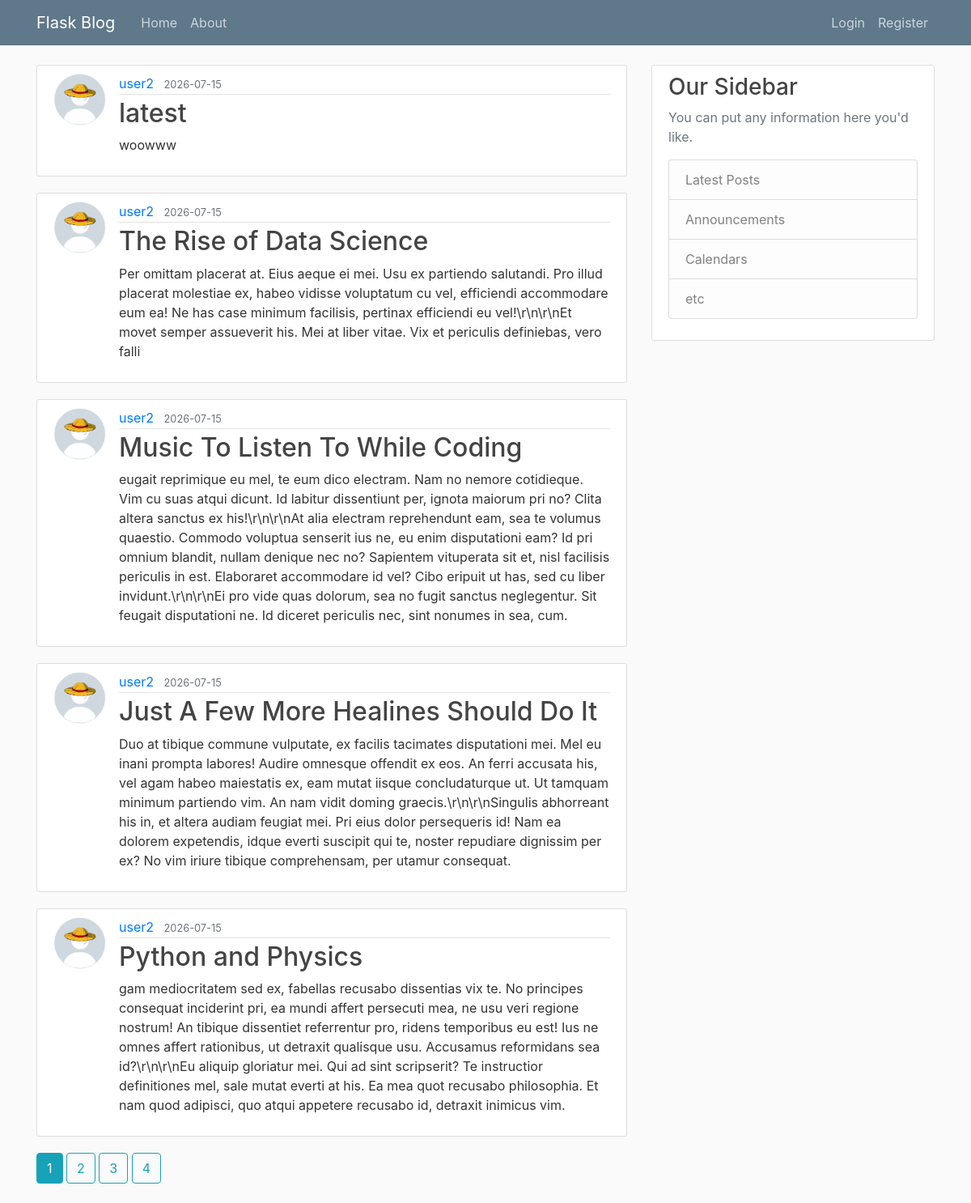
The page /home on the database its author committed.
### flaskblog/models.py (models this page shows, shortened)
class Post(db.Model):
    id = db.Column(db.Integer,primary_key = True)
    title = db.Column(db.String(100),nullable = False)
    date_posted = db.Column(db.DateTime,nullable=False,default=datetime.utcnow)
    content = db.Column(db.Text,nullable = False)
    user_id = db.Column(db.Integer, db.ForeignKey('user.id'), nullable=False)

class User(db.Model,UserMixin):
    id = db.Column(db.Integer,primary_key=True)
    username = db.Column(db.String(20),unique=True,nullable = False)
    email = db.Column(db.String(120),unique=True,nullable = False)
    image_file = db.Column(db.String(30),nullable = False, default = 'default.jpg')
    password = db.Column(db.String(100),nullable = False)
    posts = db.relationship('Post',backref='author',lazy = True)

### flaskblog/main/routes.py (the view)
@main.route("/")
@main.route("/home")
def home():
    page = request.args.get('page', 1, type=int)
    posts = Post.query.order_by(Post.date_posted.desc()).paginate(page=page, per_page=5)
    return render_template('home.html', posts=posts)

### flaskblog/templates/home.html
{% extends "layout.html" %}
{% block content %}
    {% for post in posts.items %}
        <article class="media content-section">
          <img class="rounded-circle article-img" src="{{ url_for('static', filename='profile_pics/' + post.author.image_file) }}">
          <div class="media-body">
            <div class="article-metadata">
              <a class="mr-2" href="{{ url_for('users.user_posts', username=post.author.username) }}">{{ post.author.username }}</a>
              <small class="text-muted">{{ post.date_posted.strftime('%Y-%m-%d') }}</small>
            </div>
            <h2><a class="article-title" href="{{ url_for('posts.post', post_id=post.id) }}">{{ post.title }}</a></h2>
            <p class="article-content">{{ post.content }}</p>
          </div>
        </article>
    {% endfor %}
    {% for page_num in posts.iter_pages(left_edge=1, right_edge=1, left_current=1, right_current=2) %}
      {% if page_num %}
        {% if posts.page == page_num %}
          <a class="btn btn-info mb-4" href="{{ url_for('main.home', page=page_num) }}">{{ page_num }}</a>
        {% else %}
          <a class="btn btn-outline-info mb-4" href="{{ url_for('main.home', page=page_num) }}">{{ page_num }}</a>
        {% endif %}
      {% else %}
        ...
      {% endif %}
    {% endfor %}
{% endblock content %}

### flaskblog/static/main.css (style rules this page uses)
body { background: #fafafa; color: #333333; margin-top: 5rem; }
h1, h2, h3, h4, h5, h6 { color: #444444; }
.content-section { background: #ffffff; padding: 10px 20px; border: 1px solid #dddddd; border-radius: 3px; margin-bottom: 20px; }
.article-title { color: #444444; }
.article-content { white-space: pre-line; }
.article-img { height: 65px; width: 65px; margin-right: 16px; }
.article-metadata { padding-bottom: 1px; margin-bottom: 4px; border-bottom: 1px solid #e3e3e3 }

### rows shown on the page
Post: image_file (placeholder picture), author.username "user2", date_posted "2026-07-15", title "latest", content "woowww"
Post: image_file (placeholder picture), author.username "user2", date_posted "2026-07-15", title "The Rise of Data Science", content "Per omittam placerat at. Eius aeque ei mei. Usu ex partiendo salutandi. Pro illud placerat molestiae ex, habeo vidisse voluptatum cu vel, efficiendi accommodare eum ea! Ne has case minimum facilisis, pertinax efficiendi eu vel!\\r\\n\\r\\nEt movet semper assueverit his. Mei at liber vitae. Vix et periculis definiebas, vero falli"
Post: image_file (placeholder picture), author.username "user2", date_posted "2026-07-15", title "Music To Listen To While Coding", content "eugait reprimique eu mel, te eum dico electram. Nam no nemore cotidieque. Vim cu suas atqui dicunt. Id labitur dissentiunt per, ignota maiorum pri no? Clita altera sanctus ex his!\\r\\n\\r\\nAt alia electram reprehendunt eam, sea te volumus quaestio. Commodo voluptua senserit ius ne, eu enim disputationi eam? Id pri omnium blandit, nullam denique nec no? Sapientem vituperata sit et, nisl facilisis periculis in est. Elaboraret accommodare id vel? Cibo eripuit ut has, sed cu liber invidunt.\\r\\n\\r\\nEi pro vide quas dolorum, sea no fugit sanctus neglegentur. Sit feugait disputationi ne. Id diceret periculis nec, sint nonumes in sea, cum."
Post: image_file (placeholder picture), author.username "user2", date_posted "2026-07-15", title "Just A Few More Healines Should Do It", content "Duo at tibique commune vulputate, ex facilis tacimates disputationi mei. Mel eu inani prompta labores! Audire omnesque offendit ex eos. An ferri accusata his, vel agam habeo maiestatis ex, eam mutat iisque concludaturque ut. Ut tamquam minimum partiendo vim. An nam vidit doming graecis.\\r\\n\\r\\nSingulis abhorreant his in, et altera audiam feugiat mei. Pri eius dolor persequeris id! Nam ea dolorem expetendis, idque everti suscipit qui te, noster repudiare dignissim per ex? No vim iriure tibique comprehensam, per utamur consequat."
Post: image_file (placeholder picture), author.username "user2", date_posted "2026-07-15", title "Python and Physics", content "gam mediocritatem sed ex, fabellas recusabo dissentias vix te. No principes consequat inciderint pri, ea mundi affert persecuti mea, ne usu veri regione nostrum! An tibique dissentiet referrentur pro, ridens temporibus eu est! Ius ne omnes affert rationibus, ut detraxit qualisque usu. Accusamus reformidans sea id?\\r\\n\\r\\nEu aliquip gloriatur mei. Qui ad sint scripserit? Te instructior definitiones mel, sale mutat everti at his. Ea mea quot recusabo philosophia. Et nam quod adipisci, quo atqui appetere recusabo id, detraxit inimicus vim."

### other values the page prints
{{ page_num }} "1"
{{ page_num }} "2" "3" "4"
